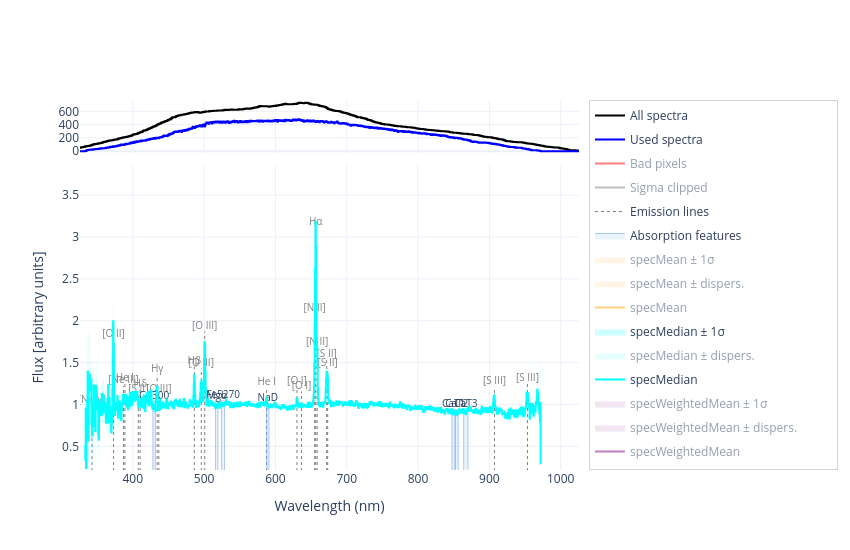

Here is the notebook cell this chart was saved with:
### Code cell
plotting(name_stack, width=850, height=550)

### Figure 1 — Plotly figure (JSON) as saved in the notebook; plotly's stock layout.template omitted (floating-point values rounded to 4 significant figures; data arrays with more than 128 entries replaced by an {"elided": "..."} marker saying what was removed)
{"data": [{"legendgroup": "All spectra", "line": {"color": "black", "shape": "hv"}, "mode": "lines", "name": "All spectra", "showlegend": true, "type": "scatter", "visible": true, "x": {"elided": "1313 float values"}, "xaxis": "x", "y": {"elided": "1313 int values"}, "yaxis": "y"}, {"legendgroup": "Used spectra", "line": {"color": "blue", "shape": "hv"}, "mode": "lines", "name": "Used spectra", "showlegend": true, "type": "scatter", "visible": true, "x": {"elided": "1313 float values"}, "xaxis": "x", "y": {"elided": "1313 int values"}, "yaxis": "y"}, {"legendgroup": "Bad pixels", "line": {"color": "red", "shape": "hv"}, "mode": "lines", "name": "Bad pixels", "showlegend": true, "type": "scatter", "visible": "legendonly", "x": {"elided": "1313 float values"}, "xaxis": "x", "y": {"elided": "1313 int values"}, "yaxis": "y"}, {"legendgroup": "Sigma clipped", "line": {"color": "grey", "shape": "hv"}, "mode": "lines", "name": "Sigma clipped", "showlegend": true, "type": "scatter", "visible": "legendonly", "x": {"elided": "1313 float values"}, "xaxis": "x", "y": {"elided": "1313 int values"}, "yaxis": "y"}, {"legendgroup": "specGeometricMean", "line": {"color": "green", "shape": "hv"}, "mode": "lines", "name": "Geom. mean pixels", "showlegend": false, "type": "scatter", "visible": "legendonly", "x": {"elided": "1313 float values"}, "xaxis": "x", "y": {"elided": "1313 int values"}, "yaxis": "y"}, {"hoverinfo": "skip", "legendgroup": "em_lines", "line": {"color": "grey", "dash": "dot", "width": 1}, "mode": "lines+text", "name": "Emission lines", "showlegend": true, "text": ["", "[Ne V]", "", "", "[O II]", "", "", "[Ne III]", "", "", "He I", "", "", "[S II]", "", "", "Hδ", "", "", "Hγ", "", "", "[O III]", "", "", "Hβ", "", "", "[O III]", "", "", "[O III]", "", "", "He I", "", "", "[O I]", "", "", "[O I]", "", "", "[N II]", "", "", "Hα", "", "", "[N II]", "", "", "[S II]", "", "", "[S II]", "", "", "[S III]", "", "", "[S III]", "", "", "[C I]", "", "", "Paδ", ""], "textfont": {"color": "grey", "size": 10}, "textposition": "top center", "type": "scatter", "visible": true, "x": [342.7, 342.7, null, 373.0, 373.0, null, 387.0, 387.0, null, 389.0, 389.0, null, 407.8, 407.8, null, 410.3, 410.3, null, 434.2, 434.2, null, 436.4, 436.4, null, 486.3, 486.3, null, 496.0, 496.0, null, 500.8, 500.8, null, 587.7, 587.7, null, 630.2, 630.2, null, 636.6, 636.6, null, 655.0, 655.0, null, 656.5, 656.5, null, 658.5, 658.5, null, 671.8, 671.8, null, 673.3, 673.3, null, 907.1, 907.1, null, 953.4, 953.4, null, 985.3, 985.3, null, 1005.0, 1005.0, null], "xaxis": "x2", "y": [0.2057, 0.9907, null, 0.2057, 1.777, null, 0.2057, 1.221, null, 0.2057, 1.256, null, 0.2057, 1.121, null, 0.2057, 1.174, null, 0.2057, 1.359, null, 0.2057, 1.123, null, 0.2057, 1.451, null, 0.2057, 1.428, null, 0.2057, 1.871, null, 0.2057, 1.206, null, 0.2057, 1.214, null, 0.2057, 1.155, null, 0.2057, 2.089, null, 0.2057, 3.118, null, 0.2057, 1.683, null, 0.2057, 1.538, null, 0.2057, 1.427, null, 0.2057, 1.21, null, 0.2057, 1.255, null, 0.2057, null, null, 0.2057, null, null], "yaxis": "y2"}, {"fill": "toself", "fillcolor": "rgba(173, 216, 230, 0.25)", "hoverinfo": "skip", "legendgroup": "abs_feats", "line": {"color": "rgba(100, 149, 237, 0.5)", "width": 1}, "mode": "lines+text", "name": "Absorption features", "showlegend": true, "text": ["", "", "", "G4300", "", "", "", "", "", "", "Mgb", "", "", "", "", "", "", "Fe5270", "", "", "", "", "", "", "NaD", "", "", "", "", "", "", "CaT1", "", "", "", "", "", "", "CaT2", "", "", "", "", "", "", "CaT3", "", "", ""], "textfont": {"size": 10}, "textposition": "top center", "type": "scatter", "visible": true, "x": [428.1, 431.6, 431.6, 429.9, 428.1, 428.1, null, 516.0, 519.3, 519.3, 517.6, 516.0, 516.0, null, 524.6, 528.6, 528.6, 526.6, 524.6, 524.6, null, 587.7, 590.9, 590.9, 589.3, 587.7, 587.7, null, 847.6, 852, 852, 849.8, 847.6, 847.6, null, 852, 856.4, 856.4, 854.2, 852, 852, null, 864, 870, 870, 867, 864, 864, null], "xaxis": "x2", "y": [0.2057, 0.2057, 1.039, 1.039, 1.039, 0.2057, null, 0.2057, 0.2057, 1.035, 1.035, 1.035, 0.2057, null, 0.2057, 0.2057, 1.045, 1.045, 1.045, 0.2057, null, 0.2057, 0.2057, 1.013, 1.013, 1.013, 0.2057, null, 0.2057, 0.2057, 0.9433, 0.9433, 0.9433, 0.2057, null, 0.2057, 0.2057, 0.9369, 0.9369, 0.9369, 0.2057, null, 0.2057, 0.2057, 0.9383, 0.9383, 0.9383, 0.2057, null], "yaxis": "y2"}, {"hoverinfo": "skip", "legendgroup": "specMean_error", "line": {"color": "rgba(0,0,0,0)", "shape": "hv"}, "mode": "lines", "showlegend": false, "type": "scatter", "x": {"elided": "1313 float values"}, "xaxis": "x2", "y": {"elided": "1313 float values"}, "yaxis": "y2"}, {"fill": "tonexty", "fillcolor": "rgba(255, 165, 0, 0.2)", "hoverinfo": "skip", "legendgroup": "specMean_error", "line": {"color": "rgba(0,0,0,0)", "shape": "hv"}, "mode": "lines", "name": "specMean ± 1σ", "showlegend": true, "type": "scatter", "visible": "legendonly", "x": {"elided": "1313 float values"}, "xaxis": "x2", "y": {"elided": "1313 float values"}, "yaxis": "y2"}, {"hoverinfo": "skip", "legendgroup": "specMean_dispersion", "line": {"color": "rgba(0,0,0,0)", "shape": "hv"}, "mode": "lines", "showlegend": false, "type": "scatter", "x": {"elided": "1313 float values"}, "xaxis": "x2", "y": {"elided": "1313 float values"}, "yaxis": "y2"}, {"fill": "tonexty", "fillcolor": "rgba(255, 165, 0, 0.2)", "hoverinfo": "skip", "legendgroup": "specMean_dispersion", "line": {"color": "rgba(0,0,0,0)", "shape": "hv"}, "mode": "lines", "name": "specMean ± dispers.", "showlegend": true, "type": "scatter", "visible": "legendonly", "x": {"elided": "1313 float values"}, "xaxis": "x2", "y": {"elided": "1313 float values"}, "yaxis": "y2"}, {"legendgroup": "specMean", "line": {"color": "orange", "shape": "hv"}, "mode": "lines", "name": "specMean", "showlegend": true, "type": "scatter", "visible": "legendonly", "x": {"elided": "1313 float values"}, "xaxis": "x2", "y": {"elided": "1313 float values"}, "yaxis": "y2"}, {"hoverinfo": "skip", "legendgroup": "specMedian_error", "line": {"color": "rgba(0,0,0,0)", "shape": "hv"}, "mode": "lines", "showlegend": false, "type": "scatter", "x": {"elided": "1313 float values"}, "xaxis": "x2", "y": {"elided": "1313 float values"}, "yaxis": "y2"}, {"fill": "tonexty", "fillcolor": "rgba(0, 255, 255, 0.2)", "hoverinfo": "skip", "legendgroup": "specMedian_error", "line": {"color": "rgba(0,0,0,0)", "shape": "hv"}, "mode": "lines", "name": "specMedian ± 1σ", "showlegend": true, "type": "scatter", "visible": true, "x": {"elided": "1313 float values"}, "xaxis": "x2", "y": {"elided": "1313 float values"}, "yaxis": "y2"}, {"hoverinfo": "skip", "legendgroup": "specMedian_dispersion", "line": {"color": "rgba(0,0,0,0)", "shape": "hv"}, "mode": "lines", "showlegend": false, "type": "scatter", "x": {"elided": "1313 float values"}, "xaxis": "x2", "y": {"elided": "1313 float values"}, "yaxis": "y2"}, {"fill": "tonexty", "fillcolor": "rgba(0, 255, 255, 0.2)", "hoverinfo": "skip", "legendgroup": "specMedian_dispersion", "line": {"color": "rgba(0,0,0,0)", "shape": "hv"}, "mode": "lines", "name": "specMedian ± dispers.", "showlegend": true, "type": "scatter", "visible": "legendonly", "x": {"elided": "1313 float values"}, "xaxis": "x2", "y": {"elided": "1313 float values"}, "yaxis": "y2"}, {"legendgroup": "specMedian", "line": {"color": "cyan", "shape": "hv"}, "mode": "lines", "name": "specMedian", "showlegend": true, "type": "scatter", "visible": true, "x": {"elided": "1313 float values"}, "xaxis": "x2", "y": {"elided": "1313 float values"}, "yaxis": "y2"}, {"hoverinfo": "skip", "legendgroup": "specWeightedMean_error", "line": {"color": "rgba(0,0,0,0)", "shape": "hv"}, "mode": "lines", "showlegend": false, "type": "scatter", "x": {"elided": "1313 float values"}, "xaxis": "x2", "y": {"elided": "1313 float values"}, "yaxis": "y2"}, {"fill": "tonexty", "fillcolor": "rgba(128, 0, 128, 0.2)", "hoverinfo": "skip", "legendgroup": "specWeightedMean_error", "line": {"color": "rgba(0,0,0,0)", "shape": "hv"}, "mode": "lines", "name": "specWeightedMean ± 1σ", "showlegend": true, "type": "scatter", "visible": "legendonly", "x": {"elided": "1313 float values"}, "xaxis": "x2", "y": {"elided": "1313 float values"}, "yaxis": "y2"}, {"hoverinfo": "skip", "legendgroup": "specWeightedMean_dispersion", "line": {"color": "rgba(0,0,0,0)", "shape": "hv"}, "mode": "lines", "showlegend": false, "type": "scatter", "x": {"elided": "1313 float values"}, "xaxis": "x2", "y": {"elided": "1313 float values"}, "yaxis": "y2"}, {"fill": "tonexty", "fillcolor": "rgba(128, 0, 128, 0.2)", "hoverinfo": "skip", "legendgroup": "specWeightedMean_dispersion", "line": {"color": "rgba(0,0,0,0)", "shape": "hv"}, "mode": "lines", "name": "specWeightedMean ± dispers.", "showlegend": true, "type": "scatter", "visible": "legendonly", "x": {"elided": "1313 float values"}, "xaxis": "x2", "y": {"elided": "1313 float values"}, "yaxis": "y2"}, {"legendgroup": "specWeightedMean", "line": {"color": "purple", "shape": "hv"}, "mode": "lines", "name": "specWeightedMean", "showlegend": true, "type": "scatter", "visible": "legendonly", "x": {"elided": "1313 float values"}, "xaxis": "x2", "y": {"elided": "1313 float values"}, "yaxis": "y2"}, {"hoverinfo": "skip", "legendgroup": "specGeometricMean_error", "line": {"color": "rgba(0,0,0,0)", "shape": "hv"}, "mode": "lines", "showlegend": false, "type": "scatter", "x": {"elided": "1313 float values"}, "xaxis": "x2", "y": {"elided": "1313 float values"}, "yaxis": "y2"}, {"fill": "tonexty", "fillcolor": "rgba(0, 128, 0, 0.2)", "hoverinfo": "skip", "legendgroup": "specGeometricMean_error", "line": {"color": "rgba(0,0,0,0)", "shape": "hv"}, "mode": "lines", "name": "specGeometricMean ± 1σ", "showlegend": true, "type": "scatter", "visible": "legendonly", "x": {"elided": "1313 float values"}, "xaxis": "x2", "y": {"elided": "1313 float values"}, "yaxis": "y2"}, {"hoverinfo": "skip", "legendgroup": "specGeometricMean_dispersion", "line": {"color": "rgba(0,0,0,0)", "shape": "hv"}, "mode": "lines", "showlegend": false, "type": "scatter", "x": {"elided": "1313 float values"}, "xaxis": "x2", "y": {"elided": "1313 float values"}, "yaxis": "y2"}, {"fill": "tonexty", "fillcolor": "rgba(0, 128, 0, 0.2)", "hoverinfo": "skip", "legendgroup": "specGeometricMean_dispersion", "line": {"color": "rgba(0,0,0,0)", "shape": "hv"}, "mode": "lines", "name": "specGeometricMean ± dispers.", "showlegend": true, "type": "scatter", "visible": "legendonly", "x": {"elided": "1313 float values"}, "xaxis": "x2", "y": {"elided": "1313 float values"}, "yaxis": "y2"}, {"legendgroup": "specGeometricMean", "line": {"color": "green", "shape": "hv"}, "mode": "lines", "name": "specGeometricMean", "showlegend": true, "type": "scatter", "visible": "legendonly", "x": {"elided": "1313 float values"}, "xaxis": "x2", "y": {"elided": "1313 float values"}, "yaxis": "y2"}, {"hoverinfo": "skip", "legendgroup": "specStrictGeometricMean_error", "line": {"color": "rgba(0,0,0,0)", "shape": "hv"}, "mode": "lines", "showlegend": false, "type": "scatter", "x": {"elided": "1313 float values"}, "xaxis": "x2", "y": {"elided": "1313 float values"}, "yaxis": "y2"}, {"fill": "tonexty", "fillcolor": "rgba(0, 255, 0, 0.2)", "hoverinfo": "skip", "legendgroup": "specStrictGeometricMean_error", "line": {"color": "rgba(0,0,0,0)", "shape": "hv"}, "mode": "lines", "name": "specStrictGeometricMean ± 1σ", "showlegend": true, "type": "scatter", "visible": "legendonly", "x": {"elided": "1313 float values"}, "xaxis": "x2", "y": {"elided": "1313 float values"}, "yaxis": "y2"}, {"hoverinfo": "skip", "legendgroup": "specStrictGeometricMean_dispersion", "line": {"color": "rgba(0,0,0,0)", "shape": "hv"}, "mode": "lines", "showlegend": false, "type": "scatter", "x": {"elided": "1313 float values"}, "xaxis": "x2", "y": {"elided": "1313 float values"}, "yaxis": "y2"}, {"fill": "tonexty", "fillcolor": "rgba(0, 255, 0, 0.2)", "hoverinfo": "skip", "legendgroup": "specStrictGeometricMean_dispersion", "line": {"color": "rgba(0,0,0,0)", "shape": "hv"}, "mode": "lines", "name": "specStrictGeometricMean ± dispers.", "showlegend": true, "type": "scatter", "visible": "legendonly", "x": {"elided": "1313 float values"}, "xaxis": "x2", "y": {"elided": "1313 float values"}, "yaxis": "y2"}, {"legendgroup": "specStrictGeometricMean", "line": {"color": "lime", "shape": "hv"}, "mode": "lines", "name": "specStrictGeometricMean", "showlegend": true, "type": "scatter", "visible": "legendonly", "x": {"elided": "1313 float values"}, "xaxis": "x2", "y": {"elided": "1313 float values"}, "yaxis": "y2"}, {"hoverinfo": "skip", "legendgroup": "specMode_error", "line": {"color": "rgba(0,0,0,0)", "shape": "hv"}, "mode": "lines", "showlegend": false, "type": "scatter", "x": {"elided": "1313 float values"}, "xaxis": "x2", "y": {"elided": "1313 float values"}, "yaxis": "y2"}, {"fill": "tonexty", "fillcolor": "rgba(255, 0, 0, 0.2)", "hoverinfo": "skip", "legendgroup": "specMode_error", "line": {"color": "rgba(0,0,0,0)", "shape": "hv"}, "mode": "lines", "name": "specMode ± 1σ", "showlegend": true, "type": "scatter", "visible": "legendonly", "x": {"elided": "1313 float values"}, "xaxis": "x2", "y": {"elided": "1313 float values"}, "yaxis": "y2"}, {"hoverinfo": "skip", "legendgroup": "specMode_dispersion", "line": {"color": "rgba(0,0,0,0)", "shape": "hv"}, "mode": "lines", "showlegend": false, "type": "scatter", "x": {"elided": "1313 float values"}, "xaxis": "x2", "y": {"elided": "1313 float values"}, "yaxis": "y2"}, {"fill": "tonexty", "fillcolor": "rgba(255, 0, 0, 0.2)", "hoverinfo": "skip", "legendgroup": "specMode_dispersion", "line": {"color": "rgba(0,0,0,0)", "shape": "hv"}, "mode": "lines", "name": "specMode ± dispers.", "showlegend": true, "type": "scatter", "visible": "legendonly", "x": {"elided": "1313 float values"}, "xaxis": "x2", "y": {"elided": "1313 float values"}, "yaxis": "y2"}, {"legendgroup": "specMode", "line": {"color": "red", "shape": "hv"}, "mode": "lines", "name": "specMode", "showlegend": true, "type": "scatter", "visible": "legendonly", "x": {"elided": "1313 float values"}, "xaxis": "x2", "y": {"elided": "1313 float values"}, "yaxis": "y2"}, {"hoverinfo": "skip", "legendgroup": "percentile_1sigma", "line": {"width": 0}, "mode": "lines", "showlegend": false, "type": "scatter", "visible": "legendonly", "x": {"elided": "1313 float values"}, "xaxis": "x2", "y": {"elided": "1313 float values"}, "yaxis": "y2"}, {"fill": "tonexty", "fillcolor": "rgba(100, 100, 200, 0.15)", "hoverinfo": "skip", "legendgroup": "percentile_1sigma", "line": {"width": 0}, "mode": "lines", "name": "±1σ envelope (16th–84th)", "showlegend": true, "type": "scatter", "visible": "legendonly", "x": {"elided": "1313 float values"}, "xaxis": "x2", "y": {"elided": "1313 float values"}, "yaxis": "y2"}, {"line": {"color": "steelblue", "width": 0.75}, "mode": "lines", "name": "98th percentile", "showlegend": true, "type": "scatter", "visible": "legendonly", "x": {"elided": "1313 float values"}, "xaxis": "x2", "y": {"elided": "1313 float values"}, "yaxis": "y2"}, {"line": {"color": "darkslateblue", "width": 0.75}, "mode": "lines", "name": "99th percentile", "showlegend": true, "type": "scatter", "visible": "legendonly", "x": {"elided": "1313 float values"}, "xaxis": "x2", "y": {"elided": "1313 float values"}, "yaxis": "y2"}], "layout": {"barmode": "overlay", "height": 550, "legend": {"bordercolor": "lightgrey", "borderwidth": 1, "groupclick": "toggleitem", "itemsizing": "trace", "orientation": "v", "tracegroupgap": 5, "x": 1.02, "xanchor": "left", "y": 1, "yanchor": "top"}, "margin": {"r": 200}, "width": 850, "xaxis": {"anchor": "y", "domain": [0, 1], "matches": "x2", "range": [325.9, 1026.0], "showticklabels": false}, "xaxis2": {"anchor": "y2", "domain": [0, 1], "range": [325.9, 1026.0], "title": {"text": "Wavelength (nm)"}}, "yaxis": {"anchor": "x", "domain": [0.8545, 1]}, "yaxis2": {"anchor": "x2", "domain": [0, 0.8245], "range": [0.2178, 3.861], "title": {"text": "Flux [arbitrary units]"}}}}
